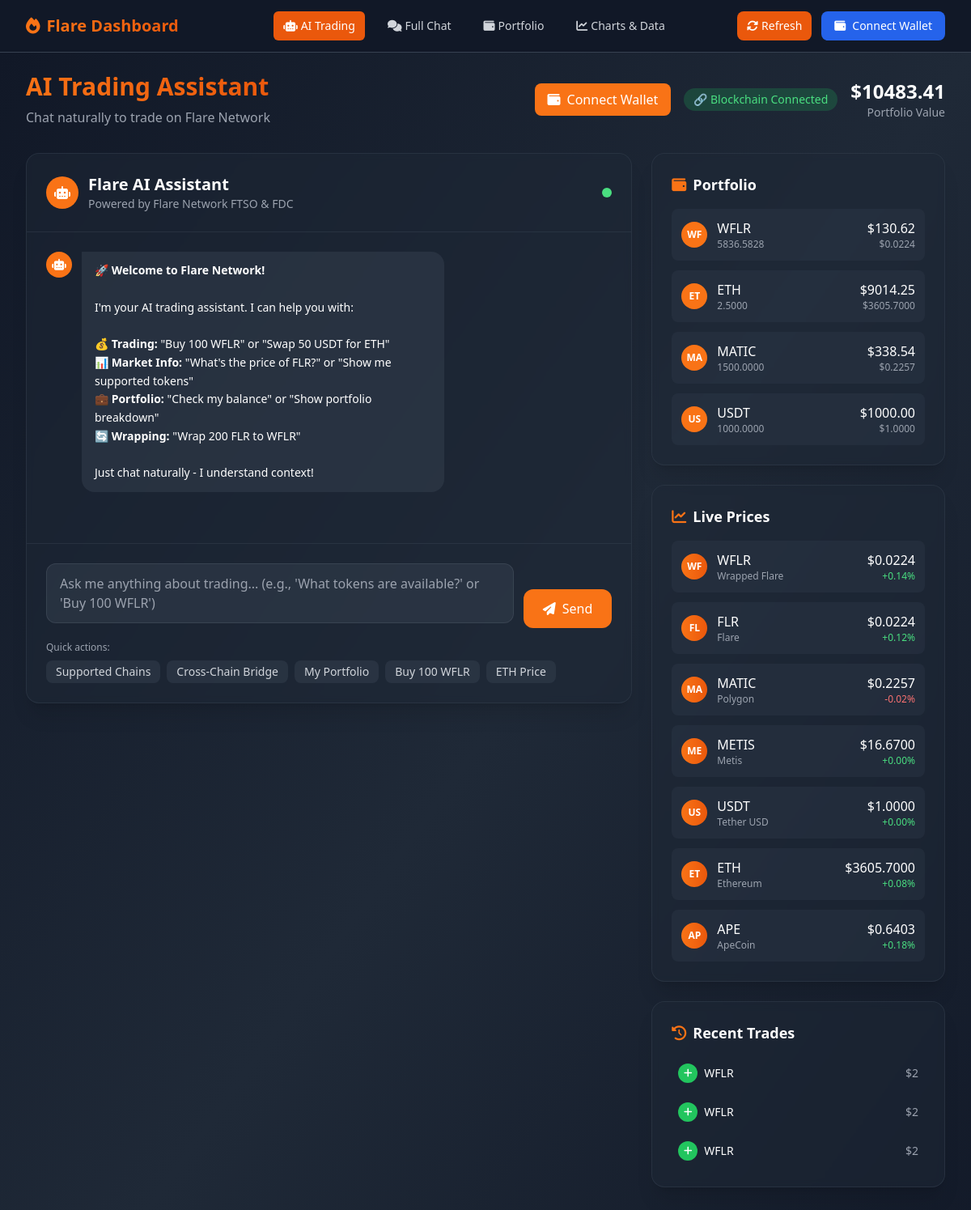
The page / on the database its author committed.
### models.py (models this page shows)
class Portfolio(db.Model):
    id = db.Column(Integer, primary_key=True)
    token_symbol = db.Column(String(10), nullable=False)
    balance = db.Column(Float, nullable=False, default=0.0)
    avg_buy_price = db.Column(Float, nullable=False, default=0.0)
    created_at = db.Column(DateTime, default=datetime.utcnow)
    updated_at = db.Column(DateTime, default=datetime.utcnow, onupdate=datetime.utcnow)

class Token(db.Model):
    id = db.Column(Integer, primary_key=True)
    symbol = db.Column(String(10), unique=True, nullable=False)
    name = db.Column(String(100), nullable=False)
    price = db.Column(Float, nullable=False)
    market_cap = db.Column(Float)
    volume_24h = db.Column(Float)
    change_24h = db.Column(Float)
    created_at = db.Column(DateTime, default=datetime.utcnow)

class Trade(db.Model):
    id = db.Column(Integer, primary_key=True)
    trade_type = db.Column(String(20), nullable=False)  # buy, sell, swap
    from_token = db.Column(String(10))
    to_token = db.Column(String(10), nullable=False)
    amount = db.Column(Float, nullable=False)
    price = db.Column(Float, nullable=False)
    total_value = db.Column(Float, nullable=False)
    status = db.Column(String(20), default='completed')
    created_at = db.Column(DateTime, default=datetime.utcnow)

### routes.py (the view)
@app.route('/')
def dashboard():
    initialize_mock_data()
    tokens = Token.query.all()
    portfolio = Portfolio.query.filter(Portfolio.balance > 0).all()
    recent_trades = Trade.query.order_by(Trade.created_at.desc()).limit(5).all()
    total_value = 0
    for holding in portfolio:
        token = Token.query.filter_by(symbol=holding.token_symbol).first()
        if token:
            total_value += holding.balance * token.price
    return render_template('dashboard_modern.html',
                         tokens=tokens,
                         portfolio=portfolio,
                         recent_trades=recent_trades,
                         total_value=total_value)

### templates/dashboard_modern.html (shortened to what this page needs)
{% extends "base.html" %}
{% block content %}
<div class="min-h-screen bg-gradient-to-br from-gray-900 via-gray-800 to-gray-900">
    <div class="max-w-7xl mx-auto px-4 sm:px-6 lg:px-8 py-6">
        <div class="mb-8">
            <div class="flex items-center justify-between">
                <div>
                    <h1 class="text-3xl font-bold gradient-text">AI Trading Assistant</h1>
                    <p class="text-gray-400 mt-2">Chat naturally to trade on Flare Network</p>
                </div>
                <div class="flex items-center space-x-4">
                    <div id="walletSection">
                        <button id="connectWallet" class="px-4 py-2 bg-flare-500 hover:bg-flare-600 text-white rounded-lg font-medium transition-all duration-200 flex items-center space-x-2">
                            <i class="fas fa-wallet"></i>
                            <span>Connect Wallet</span>
                        </button>
                    </div>
                    <div id="blockchain-status" class="px-3 py-1 rounded-full bg-green-500/20 text-green-400 text-sm font-medium">
                        🔗 Blockchain Connected
                    </div>
                    <div class="text-right">
                        <div class="text-2xl font-bold text-white">${{ "%.2f"|format(total_value) }}</div>
                        <div class="text-sm text-gray-400">Portfolio Value</div>
                    </div>
                </div>
            </div>
        </div>
        <div class="grid grid-cols-1 lg:grid-cols-3 gap-6">
            <div class="lg:col-span-2">
                <div class="bg-gray-800/50 backdrop-blur-sm rounded-2xl border border-gray-700/50 shadow-xl">
                    <div class="p-6 border-b border-gray-700/50">
                        <div class="flex items-center justify-between">
                            <div class="flex items-center space-x-3">
                                <div class="w-10 h-10 bg-flare-500 rounded-full flex items-center justify-center">
                                    <i class="fas fa-robot text-white"></i>
                                </div>
                                <div>
                                    <h2 class="text-xl font-semibold text-white">Flare AI Assistant</h2>
                                    <p class="text-sm text-gray-400">Powered by Flare Network FTSO & FDC</p>
                                </div>
                            </div>
                            <div class="pulse w-3 h-3 bg-green-400 rounded-full"></div>
                        </div>
                    </div>
                    <div id="chatMessages" class="h-96 overflow-y-auto p-6 space-y-4">
                        <div class="chat-bubble max-w-4xl">
                            <div class="flex items-start space-x-3">
                                <div class="w-8 h-8 bg-flare-500 rounded-full flex items-center justify-center flex-shrink-0">
                                    <i class="fas fa-robot text-white text-sm"></i>
                                </div>
                                <div class="bg-gray-700/50 rounded-2xl rounded-tl-none px-4 py-3 max-w-md">
                                    <div class="text-white text-sm leading-relaxed">
                                        🚀 <span class="font-semibold">Welcome to Flare Network!</span><br><br>
                                        I'm your AI trading assistant. I can help you with:<br><br>
                                        💰 <strong>Trading:</strong> "Buy 100 WFLR" or "Swap 50 USDT for ETH"<br>
                                        📊 <strong>Market Info:</strong> "What's the price of FLR?" or "Show me supported tokens"<br>
                                        💼 <strong>Portfolio:</strong> "Check my balance" or "Show portfolio breakdown"<br>
                                        🔄 <strong>Wrapping:</strong> "Wrap 200 FLR to WFLR"<br><br>
                                        <span class="text-flare-400">Just chat naturally - I understand context!</span>
                                    </div>
                                </div>
                            </div>
                        </div>
                    </div>
                    <div class="p-6 border-t border-gray-700/50">
                        <form id="chatForm" class="flex items-end space-x-3">
                            <div class="flex-1">
                                <textarea id="chatInput"
                                    class="w-full bg-gray-700/50 border border-gray-600/50 rounded-xl px-4 py-3 text-white placeholder-gray-400 focus:border-flare-500 focus:ring-1 focus:ring-flare-500 resize-none transition-all duration-200"
                                    placeholder="Ask me anything about trading... (e.g., 'What tokens are available?' or 'Buy 100 WFLR')"
                                    rows="2"></textarea>
                            </div>
                            <button type="submit" id="sendButton"
                                class="bg-flare-500 hover:bg-flare-600 text-white rounded-xl px-6 py-3 font-medium transition-all duration-200 flex items-center space-x-2">
                                <i class="fas fa-paper-plane"></i>
                                <span>Send</span>
                            </button>
                        </form>
                        <div class="mt-4">
                            <div class="text-xs text-gray-400 mb-2">Quick actions:</div>
                            <div class="flex flex-wrap gap-2">
                                <button class="quick-command px-3 py-1 bg-gray-700/50 hover:bg-gray-600/50 rounded-lg text-sm text-gray-300 hover:text-white transition-all duration-200" data-command="What chains do you support?">
                                    Supported Chains
                                </button>
                                <button class="quick-command px-3 py-1 bg-gray-700/50 hover:bg-gray-600/50 rounded-lg text-sm text-gray-300 hover:text-white transition-all duration-200" data-command="bridge 100 USDT to Ethereum">
                                    Cross-Chain Bridge
                                </button>
                                <button class="quick-command px-3 py-1 bg-gray-700/50 hover:bg-gray-600/50 rounded-lg text-sm text-gray-300 hover:text-white transition-all duration-200" data-command="show me my portfolio">
                                    My Portfolio
                                </button>
                                <button class="quick-command px-3 py-1 bg-gray-700/50 hover:bg-gray-600/50 rounded-lg text-sm text-gray-300 hover:text-white transition-all duration-200" data-command="buy 100 WFLR">
                                    Buy 100 WFLR
                                </button>
                                <button class="quick-command px-3 py-1 bg-gray-700/50 hover:bg-gray-600/50 rounded-lg text-sm text-gray-300 hover:text-white transition-all duration-200" data-command="what's the price of ETH?">
                                    ETH Price
                                </button>
                            </div>
                        </div>
                    </div>
                </div>
            </div>
            <div class="space-y-6">
                <div class="bg-gray-800/50 backdrop-blur-sm rounded-2xl border border-gray-700/50 shadow-xl p-6">
                    <h3 class="text-lg font-semibold text-white mb-4 flex items-center">
                        <i class="fas fa-wallet mr-2 text-flare-500"></i>Portfolio
                    </h3>
                    {% if portfolio %}
                        <div class="space-y-3">
                            {% for holding in portfolio %}
                                {% if holding.balance > 0 %}
                                    {% set token_price = tokens|selectattr('symbol', 'equalto', holding.token_symbol)|first %}
                                    <div class="flex items-center justify-between p-3 bg-gray-700/30 rounded-lg">
                                        <div class="flex items-center space-x-3">
                                            <div class="w-8 h-8 bg-flare-500 rounded-full flex items-center justify-center">
                                                <span class="text-white text-xs font-bold">{{ holding.token_symbol[:2] }}</span>
                                            </div>
                                            <div>
                                                <div class="text-white font-medium">{{ holding.token_symbol }}</div>
                                                <div class="text-xs text-gray-400">{{ "%.4f"|format(holding.balance) }}</div>
                                            </div>
                                        </div>
                                        <div class="text-right">
                                            {% if token_price %}
                                                <div class="text-white font-medium">${{ "%.2f"|format(holding.balance * token_price.price) }}</div>
                                                <div class="text-xs text-gray-400">${{ "%.4f"|format(token_price.price) }}</div>
                                            {% endif %}
                                        </div>
                                    </div>
                                {% endif %}
                            {% endfor %}
                        </div>
                    {% else %}
                        <div class="text-center py-6">
                            <i class="fas fa-wallet text-4xl text-gray-600 mb-3"></i>
                            <p class="text-gray-400">No holdings yet</p>
                            <p class="text-sm text-gray-500">Start chatting to begin trading!</p>
                        </div>
                    {% endif %}
                </div>
                <div class="bg-gray-800/50 backdrop-blur-sm rounded-2xl border border-gray-700/50 shadow-xl p-6">
                    <h3 class="text-lg font-semibold text-white mb-4 flex items-center">
                        <i class="fas fa-chart-line mr-2 text-flare-500"></i>Live Prices
                    </h3>
                    <div class="space-y-3">
                        {% for token in tokens %}
                            <div class="flex items-center justify-between p-3 bg-gray-700/30 rounded-lg">
                                <div class="flex items-center space-x-3">
                                    <div class="w-8 h-8 bg-gradient-to-r from-flare-500 to-flare-600 rounded-full flex items-center justify-center">
                                        <span class="text-white text-xs font-bold">{{ token.symbol[:2] }}</span>
                                    </div>
                                    <div>
                                        <div class="text-white font-medium">{{ token.symbol }}</div>
                                        <div class="text-xs text-gray-400">{{ token.name }}</div>
                                    </div>
                                </div>
                                <div class="text-right">
                                    <div class="text-white font-medium">${{ "%.4f"|format(token.price) }}</div>
                                    <div class="text-xs {% if token.change_24h >= 0 %}text-green-400{% else %}text-red-400{% endif %}">
                                        {{ "+" if token.change_24h >= 0 else "" }}{{ "%.2f"|format(token.change_24h) }}%
                                    </div>
                                </div>
                            </div>
                        {% endfor %}
                    </div>
                </div>
                {% if recent_trades %}
                <div class="bg-gray-800/50 backdrop-blur-sm rounded-2xl border border-gray-700/50 shadow-xl p-6">
                    <h3 class="text-lg font-semibold text-white mb-4 flex items-center">
                        <i class="fas fa-history mr-2 text-flare-500"></i>Recent Trades
                    </h3>
                    <div class="space-y-2">
                        {% for trade in recent_trades[:3] %}
                            <div class="flex items-center justify-between p-2 text-sm">
                                <div class="flex items-center space-x-2">
                                    <div class="w-6 h-6 {% if trade.trade_type == 'buy' %}bg-green-500{% elif trade.trade_type == 'sell' %}bg-red-500{% else %}bg-yellow-500{% endif %} rounded-full flex items-center justify-center">
                                        <i class="fas {% if trade.trade_type == 'buy' %}fa-plus{% elif trade.trade_type == 'sell' %}fa-minus{% else %}fa-exchange-alt{% endif %} text-white text-xs"></i>
                                    </div>
                                    <span class="text-white">{{ trade.to_token }}</span>
                                </div>
                                <div class="text-gray-400">${{ "%.0f"|format(trade.total_value) }}</div>
                            </div>
                        {% endfor %}
                    </div>
                </div>
                {% endif %}
            </div>
        </div>
    </div>
</div>
{% endblock %}

### rows shown on the page
Portfolio: token_symbol "WF", token_symbol "WFLR", balance "5836.5828", holding.balance*token_price.price "130.62"
Token: price "0.0224", symbol "WF", symbol "WFLR", name "Wrapped Flare", change_24h "+", change_24h "0.14"
Portfolio: token_symbol "ET", token_symbol "ETH", balance "2.5000", holding.balance*token_price.price "9014.25"
Token: price "3605.7000", symbol "ET", symbol "ETH", name "Ethereum", change_24h "+", change_24h "0.08"
Portfolio: token_symbol "MA", token_symbol "MATIC", balance "1500.0000", holding.balance*token_price.price "338.54"
Token: price "0.2257", symbol "MA", symbol "MATIC", name "Polygon", change_24h "-0.02"
Portfolio: token_symbol "US", token_symbol "USDT", balance "1000.0000", holding.balance*token_price.price "1000.00"
Token: price "1.0000", symbol "US", symbol "USDT", name "Tether USD", change_24h "+", change_24h "0.00"
Token: symbol "FL", symbol "FLR", name "Flare", price "0.0224", change_24h "+", change_24h "0.12"
Token: symbol "ME", symbol "METIS", name "Metis", price "16.6700", change_24h "+", change_24h "0.00"
Token: symbol "AP", symbol "APE", name "ApeCoin", price "0.6403", change_24h "+", change_24h "0.18"
Trade: to_token "WFLR", total_value "2"
Trade: to_token "WFLR", total_value "2"
Trade: to_token "WFLR", total_value "2"

### other values the page prints
{{ "%.2f"|format(total_value) }} "10483.41"
